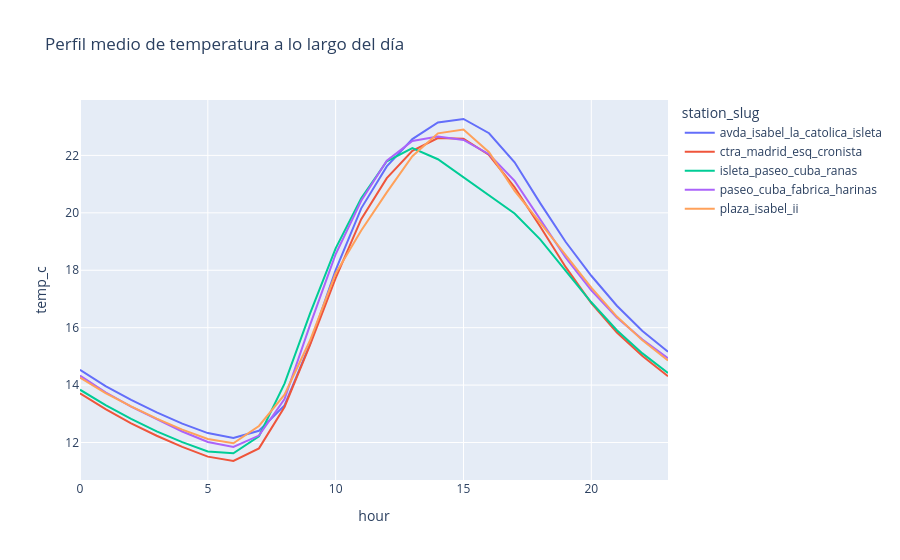

Source (notebook cell):
### Markdown cell above
En cambio si agrupamos por hora, obtenemos lo siguiente:

### Code cell
df["hour"] = df["fecha"].dt.hour

temp_diurna = df.groupby(["station_slug", "hour"])["temp_c"].mean().reset_index()

fig = px.line(
    temp_diurna,
    x="hour",
    y="temp_c",
    color="station_slug",
    title="Perfil medio de temperatura a lo largo del día"
)
fig.show()

### Figure 1 — Plotly figure (JSON) as saved in the notebook; plotly's stock layout.template omitted (floating-point values rounded to 4 significant figures)
{"data": [{"hovertemplate": "station_slug=avda_isabel_la_catolica_isleta<br>hour=%{x}<br>temp_c=%{y}<extra></extra>", "legendgroup": "avda_isabel_la_catolica_isleta", "line": {"color": "#636efa", "dash": "solid"}, "marker": {"symbol": "circle"}, "mode": "lines", "name": "avda_isabel_la_catolica_isleta", "orientation": "v", "showlegend": true, "type": "scatter", "x": [0, 1, 2, 3, 4, 5, 6, 7, 8, 9, 10, 11, 12, 13, 14, 15, 16, 17, 18, 19, 20, 21, 22, 23], "xaxis": "x", "y": [14.53, 13.97, 13.48, 13.05, 12.66, 12.33, 12.16, 12.41, 13.29, 15.44, 18.01, 20.16, 21.62, 22.57, 23.15, 23.27, 22.77, 21.76, 20.34, 18.98, 17.81, 16.76, 15.89, 15.16], "yaxis": "y"}, {"hovertemplate": "station_slug=ctra_madrid_esq_cronista<br>hour=%{x}<br>temp_c=%{y}<extra></extra>", "legendgroup": "ctra_madrid_esq_cronista", "line": {"color": "#EF553B", "dash": "solid"}, "marker": {"symbol": "circle"}, "mode": "lines", "name": "ctra_madrid_esq_cronista", "orientation": "v", "showlegend": true, "type": "scatter", "x": [0, 1, 2, 3, 4, 5, 6, 7, 8, 9, 10, 11, 12, 13, 14, 15, 16, 17, 18, 19, 20, 21, 22, 23], "xaxis": "x", "y": [13.71, 13.16, 12.67, 12.24, 11.85, 11.51, 11.36, 11.8, 13.24, 15.4, 17.72, 19.78, 21.21, 22.16, 22.61, 22.58, 22.01, 20.88, 19.53, 18.11, 16.86, 15.83, 15.01, 14.31], "yaxis": "y"}, {"hovertemplate": "station_slug=isleta_paseo_cuba_ranas<br>hour=%{x}<br>temp_c=%{y}<extra></extra>", "legendgroup": "isleta_paseo_cuba_ranas", "line": {"color": "#00cc96", "dash": "solid"}, "marker": {"symbol": "circle"}, "mode": "lines", "name": "isleta_paseo_cuba_ranas", "orientation": "v", "showlegend": true, "type": "scatter", "x": [0, 1, 2, 3, 4, 5, 6, 7, 8, 9, 10, 11, 12, 13, 14, 15, 16, 17, 18, 19, 20, 21, 22, 23], "xaxis": "x", "y": [13.84, 13.3, 12.82, 12.39, 12.01, 11.69, 11.63, 12.22, 14.05, 16.5, 18.76, 20.51, 21.79, 22.25, 21.87, 21.23, 20.63, 19.98, 19.07, 17.98, 16.89, 15.91, 15.1, 14.42], "yaxis": "y"}, {"hovertemplate": "station_slug=paseo_cuba_fabrica_harinas<br>hour=%{x}<br>temp_c=%{y}<extra></extra>", "legendgroup": "paseo_cuba_fabrica_harinas", "line": {"color": "#ab63fa", "dash": "solid"}, "marker": {"symbol": "circle"}, "mode": "lines", "name": "paseo_cuba_fabrica_harinas", "orientation": "v", "showlegend": true, "type": "scatter", "x": [0, 1, 2, 3, 4, 5, 6, 7, 8, 9, 10, 11, 12, 13, 14, 15, 16, 17, 18, 19, 20, 21, 22, 23], "xaxis": "x", "y": [14.33, 13.75, 13.25, 12.81, 12.38, 12.02, 11.85, 12.24, 13.51, 16.1, 18.56, 20.42, 21.81, 22.5, 22.65, 22.54, 22.04, 21.11, 19.79, 18.44, 17.3, 16.36, 15.59, 14.94], "yaxis": "y"}, {"hovertemplate": "station_slug=plaza_isabel_ii<br>hour=%{x}<br>temp_c=%{y}<extra></extra>", "legendgroup": "plaza_isabel_ii", "line": {"color": "#FFA15A", "dash": "solid"}, "marker": {"symbol": "circle"}, "mode": "lines", "name": "plaza_isabel_ii", "orientation": "v", "showlegend": true, "type": "scatter", "x": [0, 1, 2, 3, 4, 5, 6, 7, 8, 9, 10, 11, 12, 13, 14, 15, 16, 17, 18, 19, 20, 21, 22, 23], "xaxis": "x", "y": [14.26, 13.72, 13.26, 12.83, 12.45, 12.13, 11.97, 12.58, 13.67, 15.56, 17.89, 19.39, 20.71, 21.97, 22.77, 22.9, 22.11, 20.76, 19.66, 18.51, 17.4, 16.39, 15.56, 14.86], "yaxis": "y"}], "layout": {"legend": {"title": {"text": "station_slug"}, "tracegroupgap": 0}, "title": {"text": "Perfil medio de temperatura a lo largo del día"}, "xaxis": {"anchor": "y", "domain": [0, 1], "title": {"text": "hour"}}, "yaxis": {"anchor": "x", "domain": [0, 1], "title": {"text": "temp_c"}}}}
